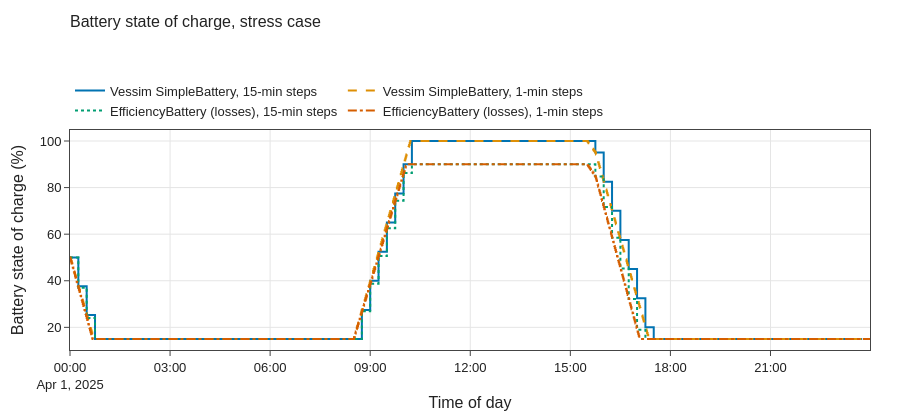

Here is the notebook cell this chart was saved with:
### Markdown cell above
### 3.5 Battery models and step size (stress case)
`SimpleBattery` has no upper SOC limit and no losses; the `EfficiencyBattery` stops at 90 % and loses 5 % per direction.

### Code cell
soc_series = {}
for model_name in BATTERY_MODELS:
    for step in (900, 60):
        soc_series[f"{model_name}, {step // 60}-min steps"] = (
            runs[("Stress case", model_name, step)]["soc"] * 100)
fig = vp.line_comparison(soc_series, title="Battery state of charge, stress case",
                         y_title="Battery state of charge (%)")
fig.show()
vp.save(fig, OUT / "fig_soc_stress")
